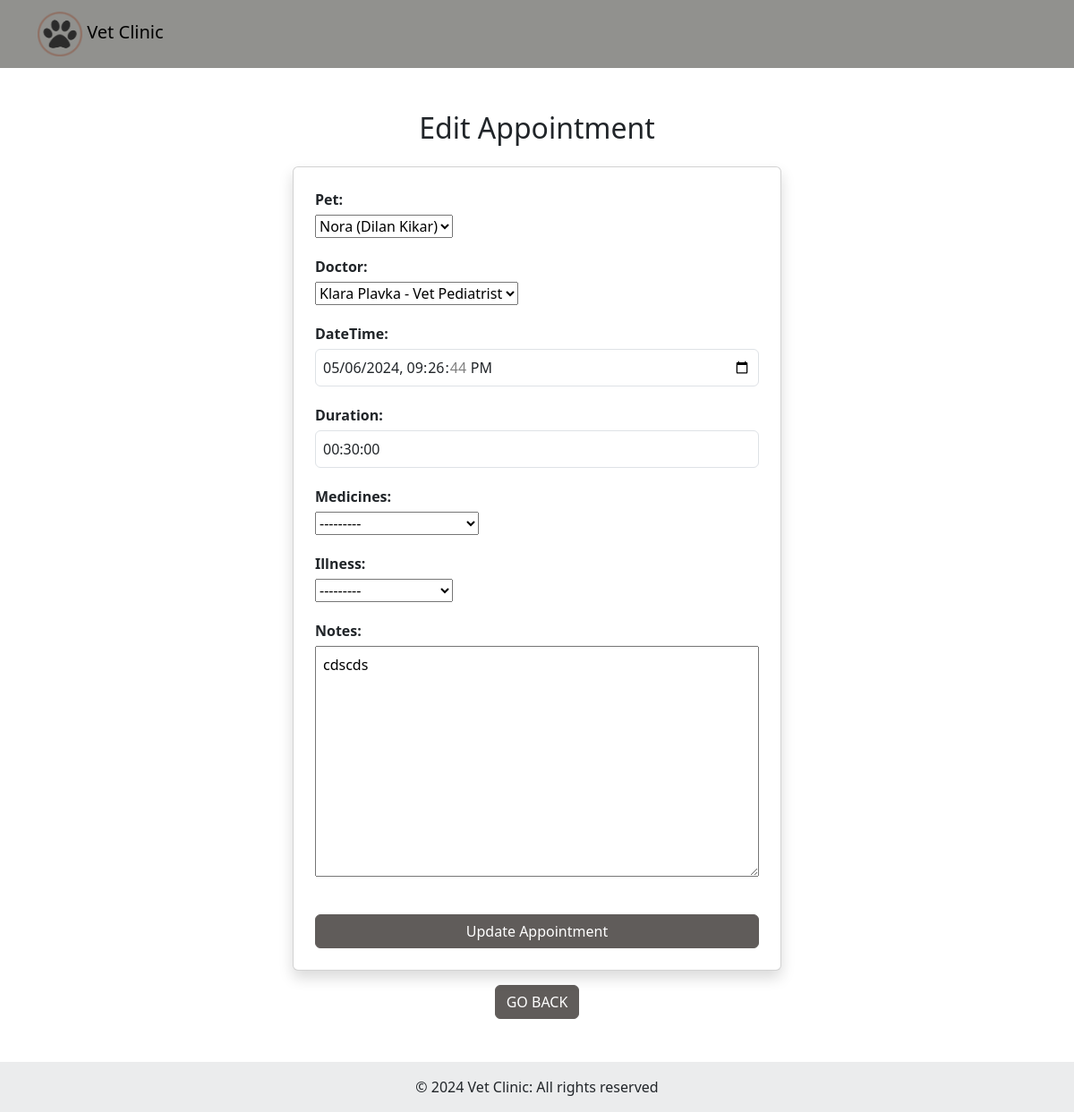
/doctor/edit/15/ (signed in), run on the app's committed database.
### vet/models.py (models this page shows, shortened)
class Appointment(models.Model):
    pet = models.ForeignKey(Pet, on_delete=models.CASCADE)
    doctor = models.ForeignKey(Doctor, on_delete=models.CASCADE)
    date_time = models.DateTimeField()
    duration = models.DurationField(default=datetime.timedelta(minutes=30))
    medicines = models.ForeignKey('Medicine', on_delete=models.CASCADE, blank=True, null=True)
    illness = models.ForeignKey(Illness, on_delete=models.CASCADE, blank=True, null=True)
    notes = models.TextField(blank=True, null=True)

### vet/views.py (the view)
# urls.py: path('doctor/edit/<int:id>/', views.edit_appointment, name='edit-appointment'),
@login_required
def edit_appointment(request, id):
    appointment = get_object_or_404(Appointment, pk=id)
    if request.method == 'POST':
        form = AppointmentFormMain(request.POST, instance=appointment)
        if form.is_valid():
            form.save()
            return redirect('appointment')
    else:
        form = AppointmentFormMain(instance=appointment)
    context = {
        'form': form,
        'edit': True
    }
    return render(request, 'edit_appointment.html', context)

### vet/forms.py
class AppointmentFormMain(forms.ModelForm):
    class Meta:
        model = Appointment
        fields = ['pet', 'doctor', 'date_time', 'duration', 'medicines', 'illness', 'notes']
        widgets = {
            'date_time': forms.DateTimeInput(attrs={'class': 'form-control', 'type': 'datetime-local'}),
            'duration': forms.TimeInput(attrs={'class': 'form-control', 'placeholder': '00:00'}),
        }

### vet/models.py (called while the page is built)
    def __str__(self):
        return f"{self.user.first_name} {self.user.last_name} - {self.specialization}"

    def __str__(self):
        return f"{self.name} ({self.owner.user.first_name} {self.owner.user.last_name})"

    def __str__(self):
        return self.name

    def __str__(self):
        return self.name

### vet/templates/edit_appointment.html (shortened to what this page needs)
{% load static %}
<!DOCTYPE html>
<html lang="en">
<head>
    <link rel="stylesheet" href="{% static 'styles/base.css' %}">
    <link rel="stylesheet" href="{% static 'styles/form.css' %}">
    <link href="https://cdn.jsdelivr.net/npm/bootstrap@5.3.0/dist/css/bootstrap.min.css" rel="stylesheet">
</head>
<body>
    <nav class="navbar navbar-expand-lg">
        <div class="container">
            <a class="navbar-brand" href="{% url 'index' %}">
                <img src="{% static 'logo.png' %}" alt="Vet Clinic Logo" width="50" height="50">
                Vet Clinic
            </a>
        </div>
    </nav>
    <div class="container mt-5">
        <div class="row">
            <div class="col-md-6 mx-auto">
                <h2 class="text-center mb-4">Edit Appointment</h2>
                <form method="post" class="card p-4 shadow">
                    <div class="fieldWrapper">
                        <label>Pet:</label>
                        {{ form.pet }}
                    </div>
                    <div class="fieldWrapper">
                        <label>Doctor:</label>
                        {{ form.doctor }}
                    </div>
                    <div class="fieldWrapper">
                        <label>DateTime:</label>
                        {{ form.date_time }}
                    </div>
                    <div class="fieldWrapper">
                        <label>Duration:</label>
                        {{ form.duration }}
                    </div>
                    <div class="fieldWrapper">
                        <label>Medicines:</label>
                        {{ form.medicines }}
                    </div>
                    <div class="fieldWrapper">
                        <label>Illness:</label>
                        {{ form.illness }}
                    </div>
                    <div class="fieldWrapper">
                        <label>Notes:</label>
                        {{ form.notes }}
                    </div>
                    <button type="submit" class="btn btn-primary w-100 mt-3">Update Appointment</button>
                </form>
                <div class="text-center mt-3">
                    <a class="btn btn-primary" href="{% url 'appointment' %}">GO BACK</a>
                </div>
            </div>
        </div>
    </div>
    <footer class="bg-light text-center text-lg-start mt-5">
        <div class="text-center p-3" style="background-color: rgba(0, 0, 0, 0.05);">
            © 2024 Vet Clinic: All rights reserved
        </div>
    </footer>
</body>
</html>

### vet/static/styles/base.css (style rules this page uses)
.btn.btn-primary { background-color: #605c5a; border-color: #605c5a; }
body .navbar.navbar-expand-lg { background-color: #91918e !important; color: #ffffff; }

### vet/static/styles/form.css (style rules this page uses)
.fieldWrapper { margin-bottom: 20px; }
.fieldWrapper label { font-weight: bold; display: block; margin-bottom: 5px; }
.fieldWrapper input, .fieldWrapper textarea { width: 100%; padding: 8px; }

### data on the page
Appointment: pet "Nora (Dilan Kikar)", doctor "Klara Plavka - Vet Pediatrist", date_time "05/06/2024 21:26:44", duration "00:30:00", medicines "---------", illness "---------", notes "cdscds"
